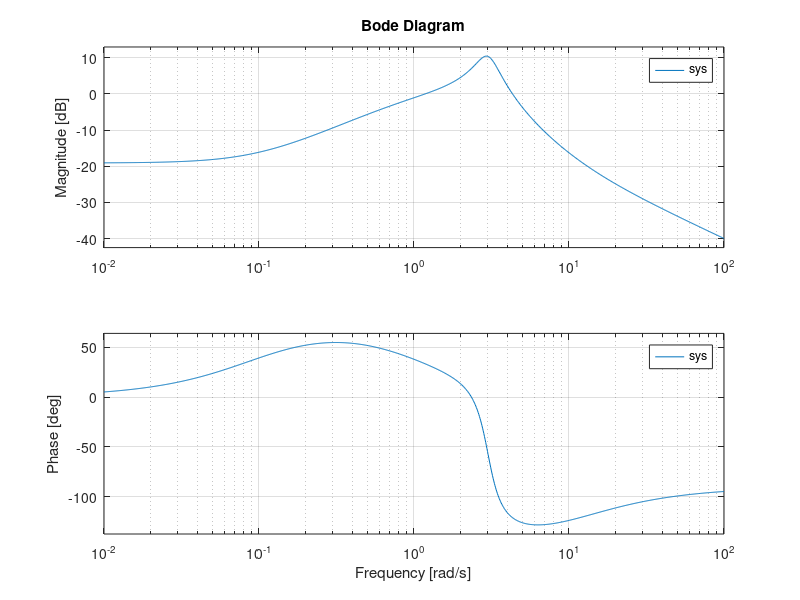

Here is the MATLAB script that generated this plot: (Note: this script raises an error after producing the figure.)
%Num = (s+0.1)(s+10) blir s^2+10.1s+1
num=[1 10.1 1];
%Den = (s+1)(s^2+s+9) blir s^3+2s^2+10s+9
den=[1 2 10 9];

sys=tf(num,den);
bode(sys);

%pzmap(sys);

t=0:0.01:81.92;

x1=sin(1*t);
x2=sin(3*t);
x3=sin(5*t);

y1=lsim(sys,x1,t);
y2=lsim(sys,x2,t);
y3=lsim(sys,x3,t);

%verifiera ekvationen y(t) = g(?)sin(?t + ?(?)) ber�kna g(?) och ?(?) f�r
% ?=3

gw = (abs(evalfr(sys,3i)));
fi = (angle(evalfr(sys,3i)));
y = gw*sin(3*t + fi);

plot(x3(1:2000));
hold on;
plot(y3(1:2000), 'r');
